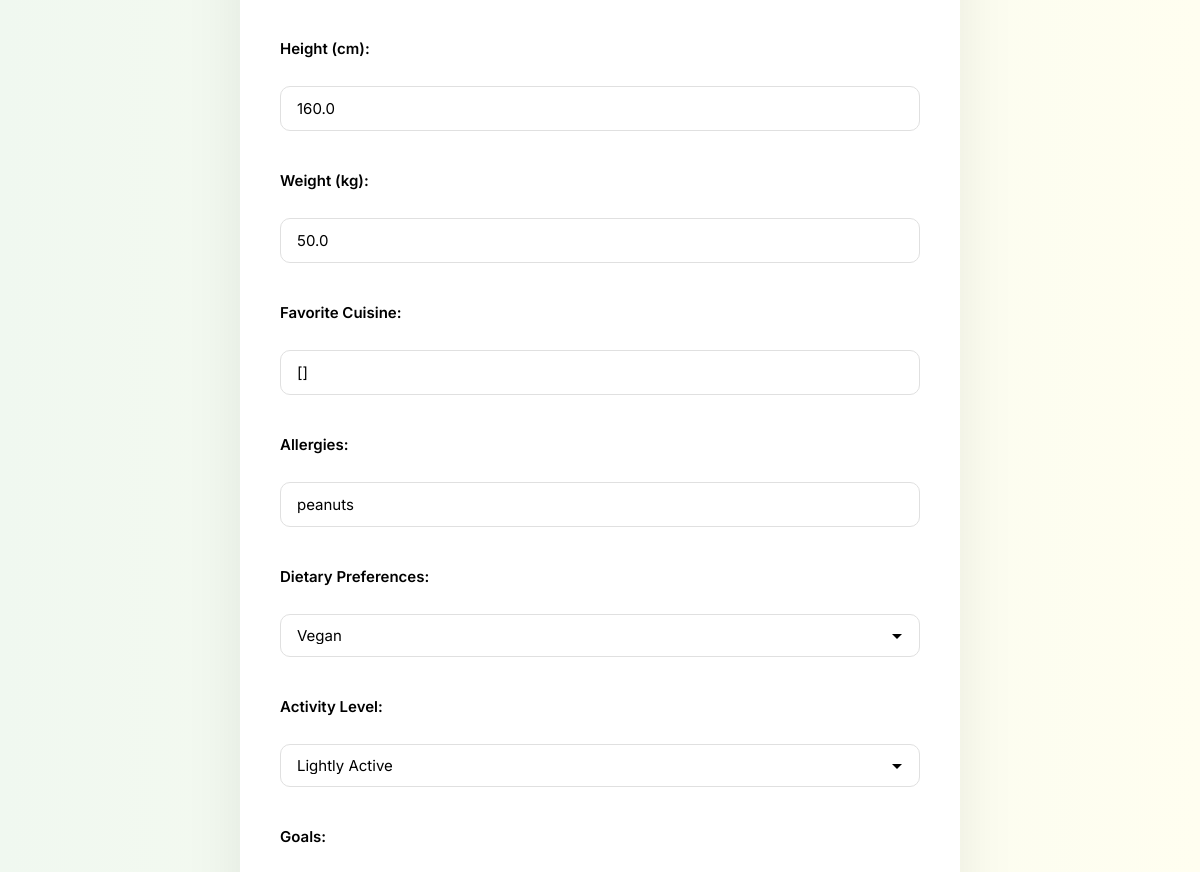
The app's page /preferences/ (signed in, middle part), older data.
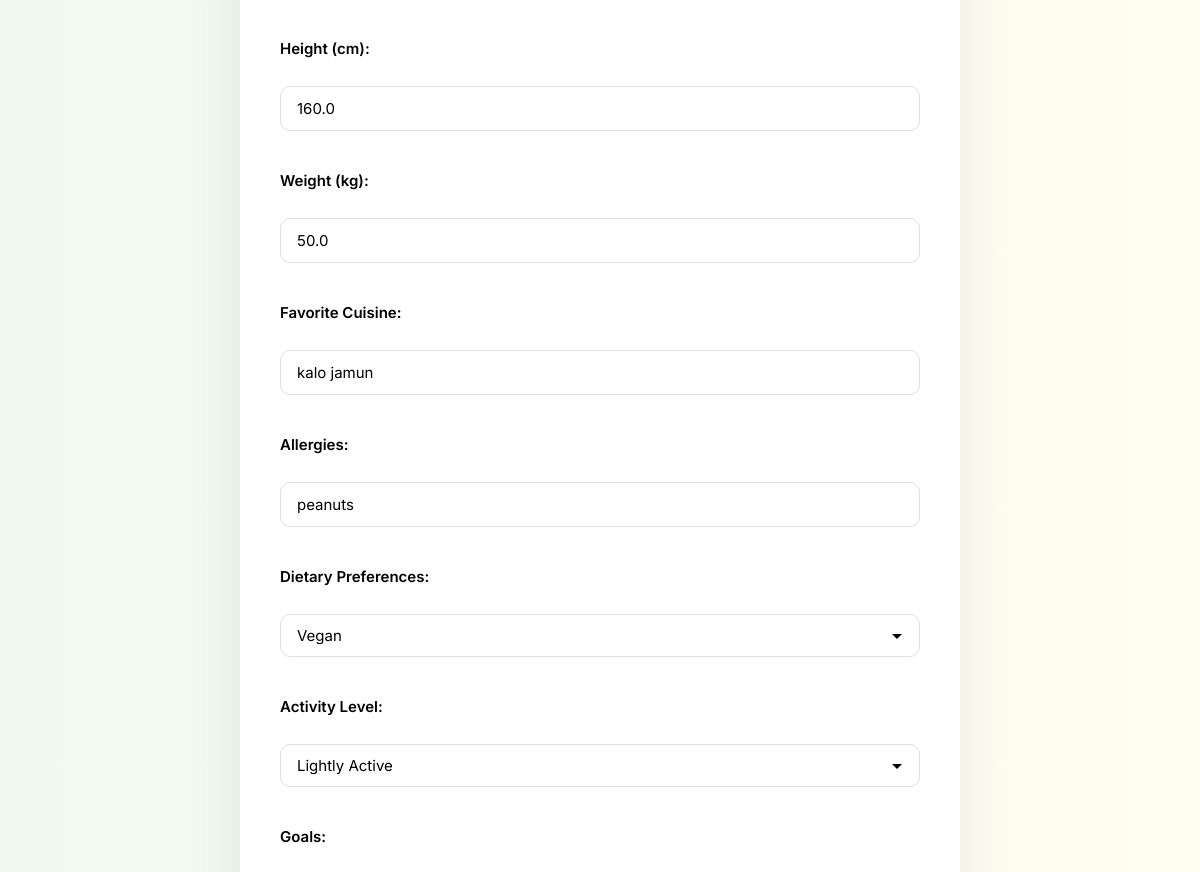
The same page, newer data.
### main/models.py (models this page shows, shortened)
class Profile(models.Model):
    user = models.OneToOneField(User, on_delete=models.CASCADE)
    name = models.CharField(max_length=100, blank=True)
    age = models.IntegerField(null=True, blank=True)
    gender = models.CharField(max_length=10, blank=True)
    height = models.FloatField(null=True, blank=True)  # in centimeters
    weight = models.FloatField(null=True, blank=True)  # in kilograms
    fav = models.CharField(max_length=200, blank=True)
    allergies = models.CharField(max_length=200, blank=True)
    dietary_preferences = models.CharField(max_length=200, blank=True)
    activity_level = models.CharField(max_length=50, blank=True)
    extra_information = models.TextField(blank=True)
    goals = models.TextField(blank=True)

### main/views.py (the view, shortened to what this page needs)
# urls.py: path('preferences/', views.preferences, name='preferences'),
@login_required
def preferences(request):
    try:
        profile, _ = Profile.objects.get_or_create(user=request.user)
        return render(request, "preferences.html", {
                "profile": profile
            })
    except Exception as e:
        import traceback
        traceback.print_exc()
        return HttpResponse(f"Error loading preferences: {str(e)}", status=500)

### main/templates/preferences.html (shortened to what this page needs)
<!DOCTYPE html>
<html lang="en">
<head>
    {% load static %}
    <link rel="stylesheet" href="{% static 'styles.css' %}">
</head>
<body>
<form method="post">
    <label>Name:</label><br>
    <input type="text" name="name" value="{{ profile.name }}"><br><br>
    <label>Gender:</label><br>
    <br><br>
    <label>Age:</label><br>
           value="{{ profile.age|default_if_none:'' }}"><br><br>
    <label>Height (cm):</label><br>
    <input type="number" step="0.1" name="height"
           value="{{ profile.height|default_if_none:'' }}"><br><br>
    <label>Weight (kg):</label><br>
    <input type="number" step="0.1" name="weight"
           value="{{ profile.weight|default_if_none:'' }}"><br><br>
    <label>Favorite Cuisine:</label><br>
    <input type="text" name="fav" value="{{ profile.fav }}"><br><br>
    <label>Allergies:</label><br>
    <input type="text" name="allergies" value="{{ profile.allergies }}"><br><br>
    <label>Dietary Preferences:</label><br>
    <select name="dietary_preferences">
        <option value="Vegan" {% if profile.dietary_preferences == "Vegan" %}selected{% endif %}>Vegan</option>
    </select>
    <br><br>
    <label>Activity Level:</label><br>
    <select name="activity_level">
        <option value="lightly_active" {% if profile.activity_level == "lightly_active" %}selected{% endif %}>Lightly Active</option>
    </select><br><br>
    <label>Goals:</label><br>
    <textarea name="goals">{{ profile.goals }}</textarea><br><br>
    <label>Extra Information:</label><br>
    <textarea name="extra_information">{{ profile.extra_information }}</textarea><br><br>
</form>
</body>
</html>

Row changes from the older to the newer data that the page shows:
changed Profile "peanuts": fav "[]" → "kalo jamun"; dietary_preferences (not shown) → "Vegan"
Text that changed along with them:
form field dietary_preferences: "Vegan" → (not shown)
